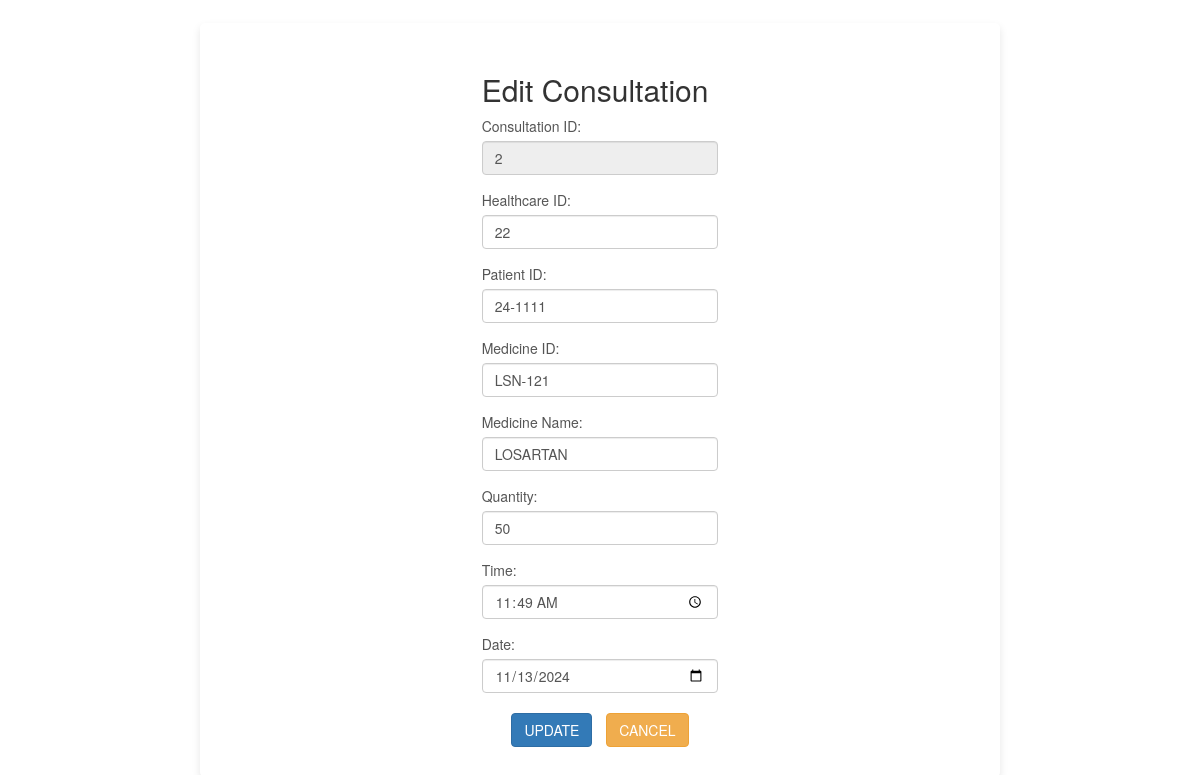
/HCRIS/Admin/editconsultation.php?consultationId=2, run on the app's committed database.
### tables this page shows
CREATE TABLE `medical_record` (
  `consultation_id` varchar(50) NOT NULL,
  `healthcare_id` varchar(50) NOT NULL,
  `patient_id` varchar(50) NOT NULL,
  `patient_name` varchar(50) NOT NULL,
  `medicine_id` varchar(50) NOT NULL,
  `medicine_name` varchar(50) NOT NULL,
  `quantity` int(50) NOT NULL,
  `time_` varchar(50) NOT NULL,
  `date_` date NOT NULL
);

### HCRIS/Admin/editconsultation.php (the view, shortened to what this page needs)
<!DOCTYPE html>
<html lang="en">
<head>
    <link rel="stylesheet" href="../css/formdesign.css">
    <link rel="stylesheet" href="https://maxcdn.bootstrapcdn.com/bootstrap/3.4.1/css/bootstrap.min.css">
</head>
<body>
<div class="container">
    <div class="row">
        <div class="col-md-offset-4 col-md-4">
            <?php
            include "db_conn.php";
            $userData = null;
            if (isset($_GET['consultationId'])) {
                $consultationId = filter_var($_GET['consultationId'], FILTER_SANITIZE_NUMBER_INT);
                $sql = "SELECT * FROM medical_record WHERE consultation_id = ?";
                $stmt = $conn->prepare($sql);
                $stmt->bind_param("i", $consultationId);
                $stmt->execute();
                $result = $stmt->get_result();
                if ($result->num_rows > 0) {
                    $userData = $result->fetch_assoc();
                } else {
                    echo "<div class='alert alert-danger'>Record not found.</div>";
                    exit();
                }
            } else {
                echo "<div class='alert alert-warning'>Consultation Id not found in URL!</div>";
                exit();
            }
            ?>
            <form class="form" action="updateconsultation.php" method="post">
                <h2>Edit Consultation</h2>
                <div class="form-group">
                    <label for="consultationId">Consultation ID:</label>
                    <input type="text" class="form-control" id="consultationId" name="consultationId" value="<?php echo htmlspecialchars($userData['consultation_id']); ?>" readonly required>
                </div>
                <div class="form-group">
                    <label for="healthcare_id">Healthcare ID:</label>
                    <input type="text" class="form-control" id="healthcare_id" name="healthcare_id" value="<?php echo htmlspecialchars($userData['healthcare_id']); ?>" required>
                </div>
                <div class="form-group">
                    <label for="patient_id">Patient ID:</label>
                    <input type="text" class="form-control" id="patient_id" name="patient_id" value="<?php echo htmlspecialchars($userData['patient_id']); ?>" min="1" required>
                </div>
                <div class="form-group">
                    <label for="medicine_id">Medicine ID:</label>
                    <input type="text" class="form-control" id="medicine_id" name="medicine_id" value="<?php echo htmlspecialchars($userData['medicine_id']); ?>" required>
                </div>
                <div class="form-group">
                    <label for="medicine_name">Medicine Name:</label>
                    <input type="text" class="form-control" id="medicine_name" name="medicine_name" value="<?php echo htmlspecialchars($userData['medicine_name']); ?>" required>
                </div>
                <div class="form-group">
                    <label for="quantity">Quantity:</label>
                    <input type="number" class="form-control" id="quantity" name="quantity" value="<?php echo htmlspecialchars($userData['quantity']); ?>" required>
                </div>
                <div class="form-group">
                    <label for="time">Time:</label>
                    <input type="time" class="form-control" id="time" name="time" value="<?php echo htmlspecialchars($userData['time_']); ?>" required>
                </div>
                <div class="form-group">
                    <label for="date">Date:</label>
                    <input type="date" class="form-control" id="date" name="date" value="<?php echo htmlspecialchars($userData['date_']); ?>" required>
                </div>
                <div class="text-center">
                    <button type="submit" class="btn btn-primary">UPDATE</button>
                    <button type="button" onclick="window.location.href='adminconsultation.php'" class="btn btn-warning">CANCEL</button>
                </div>
            </form>
        </div>
    </div>
</div>
</body>
</html>

### HCRIS/css/formdesign.css (style rules this page uses)
body { font-family: 'Arial', sans-serif; background-color: #f9f9f9; margin: 0; padding: 0; display: flex; justify-content: center; align-items: center; min-height: 100vh; }
.container { background-color: #fff; padding: 30px; border-radius: 5px; box-shadow: 0 4px 8px rgba(0, 0, 0, 0.1); max-width: 800px; width: 100%; margin: 20px; }
.form-group { margin-bottom: 15px; }
.form-group label { font-weight: normal; color: #555; }
.form-control { width: 100%; padding: 10px; border: 1px solid #ccc; border-radius: 5px; font-size: 16px; color: #333; }
.btn { padding: 10px 20px; border: none; border-radius: 5px; font-size: 16px; cursor: pointer; margin: 5px; }
.btn-primary { background-color: #007bff; color: #fff; }
.btn-warning { background-color: #ffc107; color: #fff; }
.text-center { text-align: center; }

### data on the page
medical_record: consultationId "2", healthcare_id "22", patient_id "24-1111", medicine_id "LSN-121", medicine_name "LOSARTAN", quantity "50", time "11:49", date "11/13/2024"
